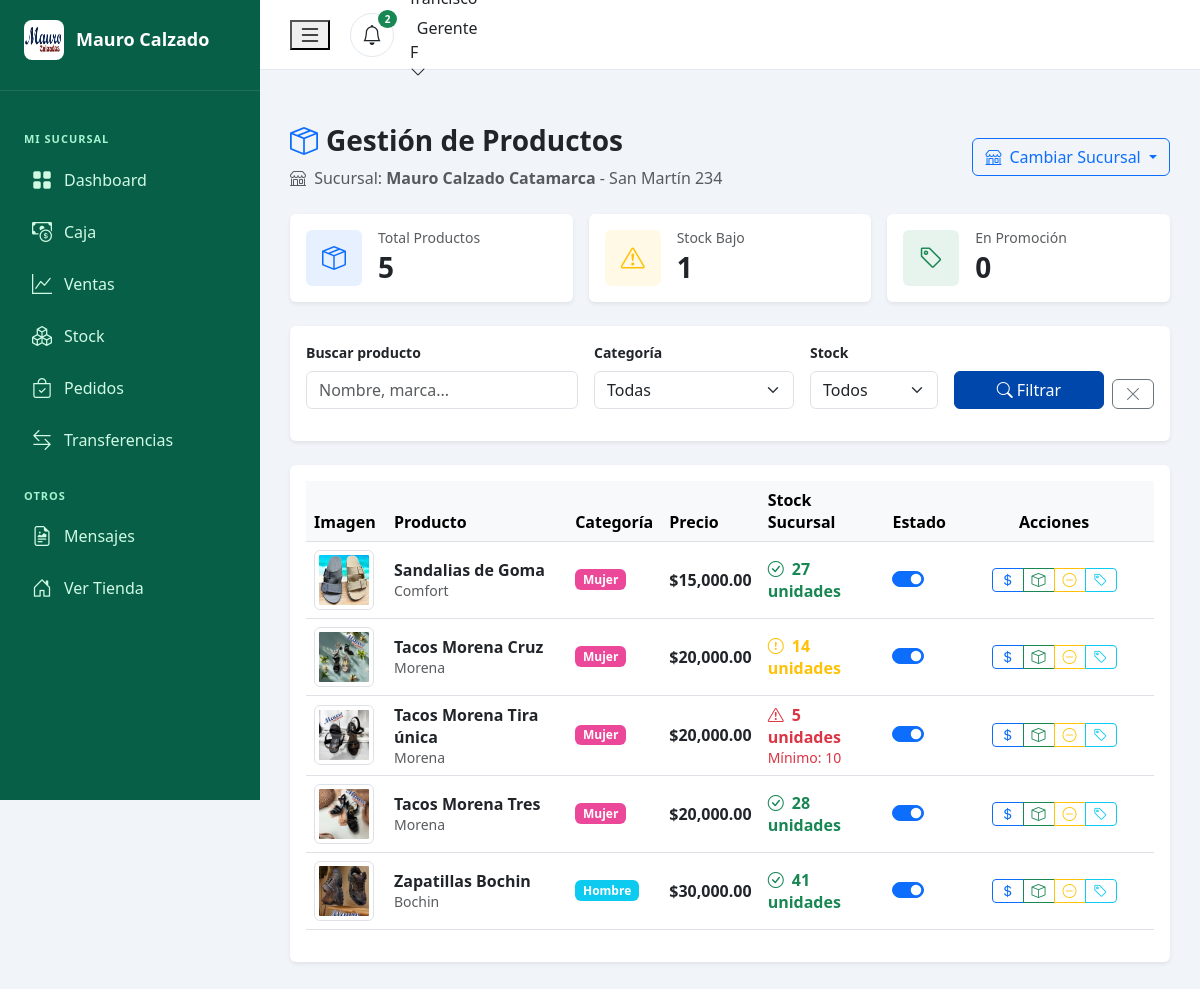
Screenshot of /gerente/productos.php?sucursal=1 (signed in) with the database file from the repository.
### tables this page shows
CREATE TABLE `sucursales` (
  `id` int(11) NOT NULL,
  `nombre` varchar(100) NOT NULL,
  `direccion` varchar(255) NOT NULL,
  `ciudad` varchar(100) NOT NULL,
  `provincia` varchar(100) NOT NULL,
  `codigo_postal` varchar(10) DEFAULT NULL,
  `telefono` varchar(20) DEFAULT NULL,
  `email` varchar(100) DEFAULT NULL,
  `horario_lunes_viernes` varchar(100) DEFAULT NULL,
  `horario_sabado` varchar(100) DEFAULT NULL,
  `horario_domingo` varchar(100) DEFAULT NULL,
  `latitud` decimal(10,8) DEFAULT NULL,
  `longitud` decimal(11,8) DEFAULT NULL,
  `activo` tinyint(1) DEFAULT 1,
  `fecha_creacion` datetime DEFAULT current_timestamp(),
  `horario_apertura_manana` time DEFAULT '09:00:00' COMMENT 'Apertura turno mañana',
  `horario_cierre_manana` time DEFAULT '13:00:00' COMMENT 'Cierre turno mañana',
  `horario_apertura_tarde` time DEFAULT '17:30:00' COMMENT 'Apertura turno tarde',
  `horario_cierre_tarde` time DEFAULT '21:30:00' COMMENT 'Cierre turno tarde',
  `trabaja_sabado` tinyint(1) DEFAULT 1 COMMENT '1=sí, 0=no',
  `trabaja_domingo` tinyint(1) DEFAULT 0 COMMENT '1=sí, 0=no'
);

CREATE TABLE `productos` (
  `id` int(11) NOT NULL,
  `categoria_id` int(11) NOT NULL,
  `nombre` varchar(200) NOT NULL,
  `descripcion` text DEFAULT NULL,
  `precio` decimal(10,2) NOT NULL,
  `en_promocion` tinyint(1) DEFAULT 0,
  `descuento_porcentaje` int(11) DEFAULT 0,
  `stock` int(11) DEFAULT 0,
  `colores` text DEFAULT NULL COMMENT 'Stock por color en formato JSON: {"color":cantidad}',
  `talles` varchar(255) DEFAULT NULL,
  `imagen` varchar(255) DEFAULT NULL,
  `imagenes_adicionales` text DEFAULT NULL,
  `marca` varchar(100) DEFAULT NULL,
  `material` varchar(100) DEFAULT NULL,
  `genero` enum('mujer','hombre','unisex','infantil') DEFAULT NULL,
  `destacado` tinyint(1) DEFAULT 0,
  `vistas` int(11) DEFAULT 0,
  `ventas` int(11) DEFAULT 0,
  `fecha_creacion` datetime DEFAULT current_timestamp(),
  `fecha_actualizacion` datetime DEFAULT current_timestamp() ON UPDATE current_timestamp(),
  `activo` tinyint(1) DEFAULT 1
);

CREATE TABLE `stock_sucursal` (
  `id` int(11) NOT NULL,
  `producto_id` int(11) NOT NULL,
  `sucursal_id` int(11) NOT NULL,
  `cantidad` int(11) NOT NULL DEFAULT 0,
  `cantidad_minima` int(11) DEFAULT 10 COMMENT 'Alerta cuando stock < cantidad_minima',
  `ultima_actualizacion` timestamp NOT NULL DEFAULT current_timestamp() ON UPDATE current_timestamp()
);

### gerente/productos.php (the view, shortened to what the rows shown need)
<?php
require_once('../includes/verificar-gerente-admin.php');
$sucursal_id = obtenerSucursalGerente();
if (esAdmin() && isset($_GET['sucursal'])) {
    $sucursal_id = intval($_GET['sucursal']);
}
$productos_por_pagina = 10;
$pagina_actual = isset($_GET['pagina']) ? (int)$_GET['pagina'] : 1;
$offset = ($pagina_actual - 1) * $productos_por_pagina;
$where_conditions = ["p.activo = 1", "ss.sucursal_id = ?"];
$params = [$sucursal_id];
$types = "i";
$where_sql = implode(" AND ", $where_conditions);
$query = "SELECT p.*, ss.cantidad as stock_sucursal, ss.cantidad_minima,
          c.nombre as categoria_nombre
          FROM productos p
          INNER JOIN stock_sucursal ss ON p.id = ss.producto_id
          LEFT JOIN categorias c ON p.categoria_id = c.id
          WHERE $where_sql
          ORDER BY p.nombre ASC
          LIMIT ? OFFSET ?";
$stmt = mysqli_prepare($conn, $query);
$params[] = $productos_por_pagina;
$params[] = $offset;
$types .= "ii";
mysqli_stmt_bind_param($stmt, $types, ...$params);
mysqli_stmt_execute($stmt);
$result_productos = mysqli_stmt_get_result($stmt);
$query_sucursal = "SELECT nombre, direccion FROM sucursales WHERE id = ?";
$stmt_sucursal = mysqli_prepare($conn, $query_sucursal);
mysqli_stmt_bind_param($stmt_sucursal, 'i', $sucursal_id);
mysqli_stmt_execute($stmt_sucursal);
$sucursal_info = mysqli_fetch_assoc(mysqli_stmt_get_result($stmt_sucursal));
require_once('includes/header-gerente.php');
?>
<div class="d-flex justify-content-between align-items-center mb-4">
    <div>
        <h1 class="h3 mb-2 fw-bold text-dark">
            <i class="bi bi-box-seam text-primary me-2"></i>Gestión de Productos
        </h1>
        <p class="text-muted mb-0">
            <i class="bi bi-shop me-1"></i>
            Sucursal: <strong><?php echo htmlspecialchars($sucursal_info['nombre']); ?></strong>
            <?php if ($sucursal_info['direccion']): ?>
                - <?php echo htmlspecialchars($sucursal_info['direccion']); ?>
            <?php endif; ?>
        </p>
    </div>
</div>
<div class="card border-0 shadow-sm">
    <div class="card-body">
        <?php if (mysqli_num_rows($result_productos) > 0): ?>
            <div class="table-responsive">
                <table class="table table-hover align-middle">
                    <thead class="table-light">
                        <tr>
                            <th style="width: 80px;">Imagen</th>
                            <th>Producto</th>
                            <th>Categoría</th>
                            <th>Precio</th>
                            <th>Stock Sucursal</th>
                            <th>Estado</th>
                            <th class="text-center" style="width: 200px;">Acciones</th>
                        </tr>
                    </thead>
                    <tbody>
                        <?php while ($producto = mysqli_fetch_assoc($result_productos)): ?>
                            <tr>
                                <td>
                                    <?php if ($producto['imagen']): ?>
                                        <img src="../img/productos/<?php echo htmlspecialchars($producto['imagen']); ?>"
                                             alt="<?php echo htmlspecialchars($producto['nombre']); ?>"
                                             class="img-thumbnail"
                                             style="width: 60px; height: 60px; object-fit: cover;">
                                    <?php endif; ?>
                                </td>
                                <td>
                                    <div>
                                        <div class="fw-semibold"><?php echo htmlspecialchars($producto['nombre']); ?></div>
                                        <small class="text-muted"><?php echo htmlspecialchars($producto['marca']); ?></small>
                                    </div>
                                </td>
                                <td>
                                    <?php
                                    $badge_genero = '';
                                    switch($producto['genero']) {
                                        case 'mujer': $badge_genero = 'bg-pink'; break;
                                        case 'hombre': $badge_genero = 'bg-info'; break;
                                    }
                                    ?>
                                    <span class="badge <?php echo $badge_genero; ?>">
                                        <?php echo ucfirst($producto['genero']); ?>
                                    </span>
                                </td>
                                <td>
                                    <?php if ($producto['en_promocion']): ?>
                                        <div>
                                            <span class="text-decoration-line-through text-muted small">$<?php echo number_format($producto['precio'], 2); ?></span>
                                        </div>
                                        <div class="fw-bold text-danger">
                                            $<?php echo number_format($producto['precio'] * (1 - $producto['descuento_porcentaje']/100), 2); ?>
                                        </div>
                                    <?php else: ?>
                                        <div class="fw-bold">$<?php echo number_format($producto['precio'], 2); ?></div>
                                    <?php endif; ?>
                                </td>
                                <td>
                                    <?php
                                    $stock = $producto['stock_sucursal'];
                                    $stock_min = $producto['cantidad_minima'];
                                    $stock_class = 'text-success';
                                    $stock_icon = 'check-circle';
                                    if ($stock < $stock_min) {
                                        $stock_class = 'text-danger';
                                        $stock_icon = 'exclamation-triangle';
                                    } elseif ($stock < ($stock_min * 2)) {
                                        $stock_class = 'text-warning';
                                        $stock_icon = 'exclamation-circle';
                                    }
                                    ?>
                                    <div>
                                        <span class="fw-semibold <?php echo $stock_class; ?>">
                                            <i class="bi bi-<?php echo $stock_icon; ?> me-1"></i>
                                            <?php echo $stock; ?> unidades
                                        </span>
                                        <?php if ($stock < $stock_min): ?>
                                            <div><small class="text-danger">Mínimo: <?php echo $stock_min; ?></small></div>
                                        <?php endif; ?>
                                    </div>
                                </td>
                                <td>
                                    <div class="form-check form-switch">
                                        <input class="form-check-input" type="checkbox" role="switch"
                                               <?php echo $producto['activo'] ? 'checked' : ''; ?>
                                               onchange="cambiarEstado(<?php echo $producto['id']; ?>, this.checked)">
                                    </div>
                                </td>
                                <td class="text-center">
                                    <div class="btn-group btn-group-sm" role="group">
                                        <button class="btn btn-outline-primary"
                                                onclick="editarPrecio(<?php echo $producto['id']; ?>, '<?php echo htmlspecialchars($producto['nombre'], ENT_QUOTES); ?>', <?php echo $producto['precio']; ?>)"
                                                title="Editar Precio">
                                            <i class="bi bi-currency-dollar"></i>
                                        </button>
                                        <button class="btn btn-outline-success"
                                                onclick="actualizarStock(<?php echo $producto['id']; ?>, '<?php echo htmlspecialchars($producto['nombre'], ENT_QUOTES); ?>', <?php echo $stock; ?>)"
                                                title="Actualizar Stock">
                                            <i class="bi bi-box"></i>
                                        </button>
                                        <button class="btn btn-outline-warning"
                                                onclick="darBaja(<?php echo $producto['id']; ?>, '<?php echo htmlspecialchars($producto['nombre'], ENT_QUOTES); ?>', <?php echo $stock; ?>)"
                                                title="Dar de Baja">
                                            <i class="bi bi-dash-circle"></i>
                                        </button>
                                        <button class="btn btn-outline-info"
                                                onclick="activarPromocion(<?php echo $producto['id']; ?>, '<?php echo htmlspecialchars($producto['nombre'], ENT_QUOTES); ?>', <?php echo $producto['en_promocion']; ?>)"
                                                title="Promoción">
                                            <i class="bi bi-tag"></i>
                                        </button>
                                    </div>
                                </td>
                            </tr>
                        <?php endwhile; ?>
                    </tbody>
                </table>
            </div>
        <?php endif; ?>
    </div>
</div>
<?php require_once('includes/footer-gerente.php'); ?>

### rows the page displays
sucursales: nombre "Mauro Calzado Catamarca", direccion "San Martín 234"
productos: imagen (picture), nombre "Sandalias de Goma", marca "Comfort", genero "Mujer", precio "15,000.00", stock_sucursal.cantidad "27", activo "☑"
productos: imagen (picture), nombre "Tacos Morena Cruz", marca "Morena", genero "Mujer", precio "20,000.00", stock_sucursal.cantidad "14", activo "☑"
productos: imagen (picture), nombre "Tacos Morena Tira única", marca "Morena", genero "Mujer", precio "20,000.00", stock_sucursal.cantidad "5", stock_sucursal.cantidad_minima "10", activo "☑"
productos: imagen (picture), nombre "Tacos Morena Tres", marca "Morena", genero "Mujer", precio "20,000.00", stock_sucursal.cantidad "28", activo "☑"
productos: imagen (picture), nombre "Zapatillas Bochin", marca "Bochin", genero "Hombre", precio "30,000.00", stock_sucursal.cantidad "41", activo "☑"

### other values shown
substr($_SESSION['nombre'], 0, 1) "F"
$stats['total'] "5"
$stats['stock_bajo'] "1"
$stats['promocion'] "0"
